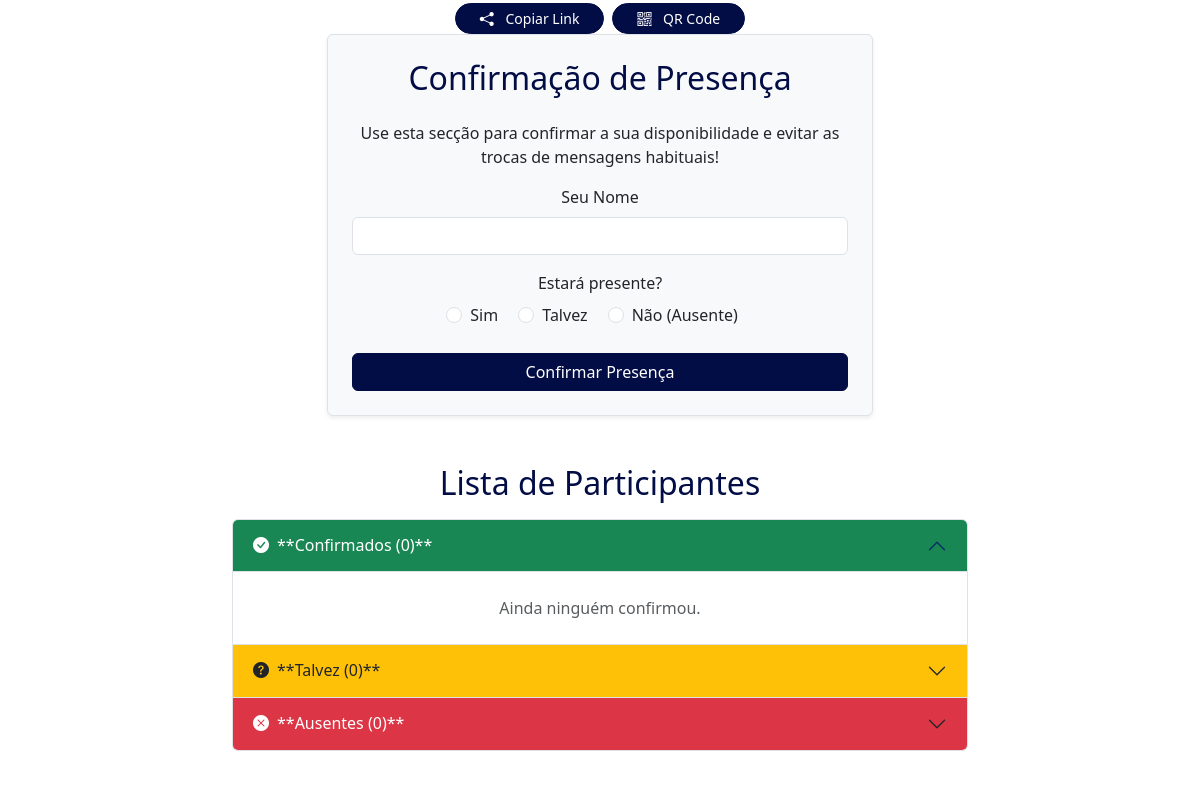
The page /detalhe-evento.php?id=2 (middle part) on the database as committed earlier.
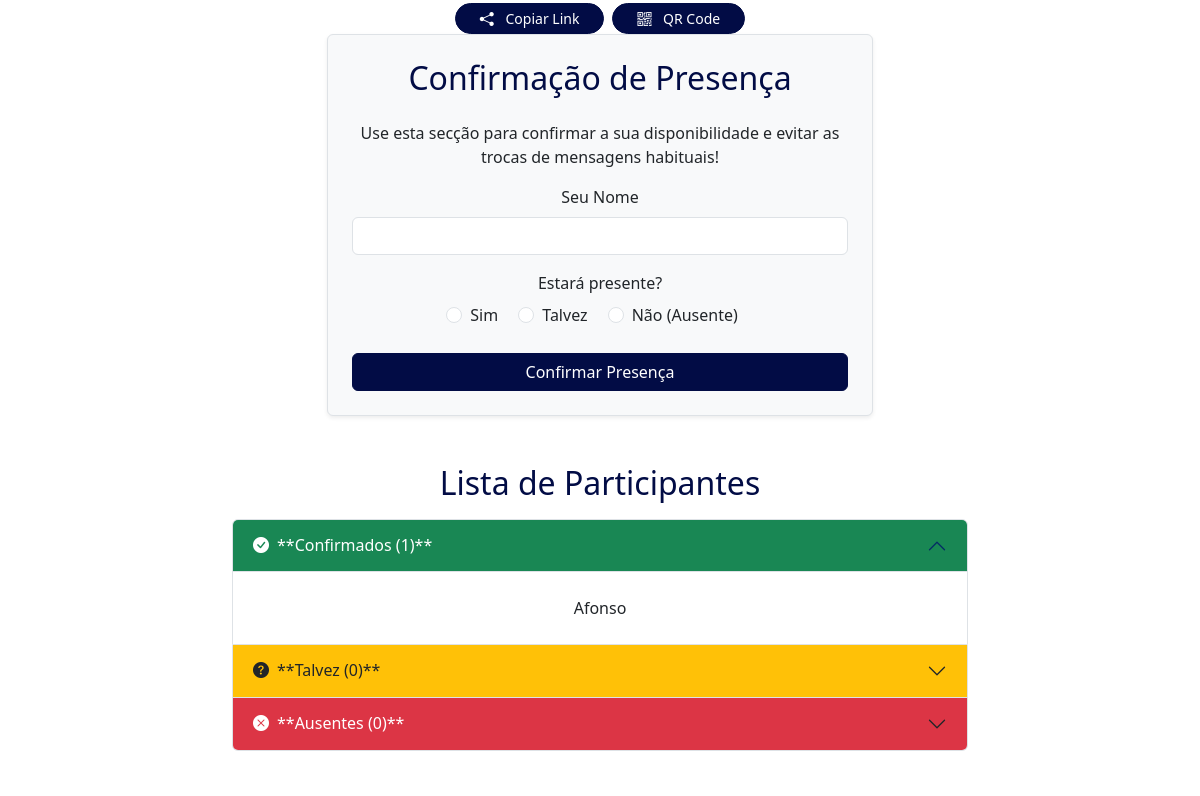
The same page on the database as committed later.
### tables this page shows
CREATE TABLE IF NOT EXISTS `participacoes` (
  `id` int NOT NULL AUTO_INCREMENT,
  `evento_id` int NOT NULL,
  `nome` varchar(100) NOT NULL,
  `status` enum('Sim','Talvez','Nao') NOT NULL,
  `created_at` timestamp NULL DEFAULT CURRENT_TIMESTAMP,
  PRIMARY KEY (`id`),
  KEY `evento_id` (`evento_id`),
  CONSTRAINT `participacoes_ibfk_1` FOREIGN KEY (`evento_id`) REFERENCES `eventos` (`id`) ON DELETE CASCADE
);

### detalhe-evento.php (the view, shortened to what this page needs)
<?php
include 'includes/connection.php';
include 'includes/header.php';
$id = $_GET['id'];
$stmt = $dbh->prepare("SELECT * FROM participacoes WHERE evento_id = ? ORDER BY created_at DESC");
$stmt->execute([$id]);
$participantes = $stmt->fetchAll(PDO::FETCH_ASSOC);
$confirmados = [];
$talvez = [];
$ausentes = [];
foreach ($participantes as $p) {
    if ($p['status'] == 'Sim') $confirmados[] = $p;
    elseif ($p['status'] == 'Talvez') $talvez[] = $p;
    elseif ($p['status'] == 'Nao') $ausentes[] = $p;
}
?>
    <main class="container my-5">
        <div class="row mb-5">
        <div class="col-12 text-center mt-4">
            <div class="mt-4 d-flex justify-content-center gap-2">
                <button onclick="copiarLink()" class="btn btn-letsgather-blue btn-sm rounded-pill px-4">
                    <i class="bi bi-share-fill me-2"></i> Copiar Link
                </button>
                <button type="button" class="btn btn-letsgather-blue btn-sm rounded-pill px-4" data-bs-toggle="modal" data-bs-target="#modalQRCode">
                    <i class="bi bi-qr-code me-2"></i> QR Code
                </button>
            </div>
        <div class="row justify-content-center">
            <div class="col-lg-6">
                <div class="p-4 border rounded shadow-sm bg-light">
                    <h2 class="text-letsgather-blue mb-4">Confirmação de Presença</h2>
                    <p>Use esta secção para confirmar a sua disponibilidade e evitar as trocas de mensagens habituais!</p>
                    <form action="trataPresenca.php" method="post">
                        <div class="mb-3">
                            <label for="f-nome" class="form-label">Seu Nome</label>
                            <input id="f-nome" name="nome" type="text" class="form-control" required>
                        </div>
                        <div class="mb-4">
                            <label class="form-label d-block">Estará presente?</label>
                            <div class="form-check form-check-inline">
                                <input class="form-check-input" type="radio" name="presenca" id="presencaSim" value="Sim" required>
                                <label class="form-check-label" for="presencaSim">Sim</label>
                            </div>
                            <div class="form-check form-check-inline">
                                <input class="form-check-input" type="radio" name="presenca" id="presencaTalvez" value="Talvez">
                                <label class="form-check-label" for="presencaTalvez">Talvez</label>
                            </div>
                            <div class="form-check form-check-inline">
                                <input class="form-check-input" type="radio" name="presenca" id="presencaNao" value="Nao">
                                <label class="form-check-label" for="presencaNao">Não (Ausente)</label>
                            </div>
                        </div>
                        <button type="submit" class="btn btn-letsgather-blue w-100">Confirmar Presença</button>
                    </form>
                </div>
            </div>
        </div>
        <div class="row justify-content-center mt-5">
            <div class="col-lg-8">
                <h2 class="text-letsgather-blue mb-3 text-center">Lista de Participantes</h2>
                <div class="accordion" id="listaParticipantes">
                    <div class="accordion-item">
                        <h2 class="accordion-header" id="headingConfirmados">
                            <button class="accordion-button bg-success text-white" type="button" data-bs-toggle="collapse" data-bs-target="#collapseConfirmados">
                                <i class="bi bi-check-circle-fill me-2"></i> **Confirmados (<?php echo count($confirmados); ?>)**
                            </button>
                        </h2>
                        <div id="collapseConfirmados" class="accordion-collapse collapse show" data-bs-parent="#listaParticipantes">
                            <div class="accordion-body">
                                <ul class="list-group list-group-flush">
                                    <?php foreach($confirmados as $p): ?>
                                        <li class="list-group-item"><?php echo htmlspecialchars($p['nome']); ?></li>
                                    <?php endforeach; ?>
                                    <?php if(empty($confirmados)) echo '<li class="list-group-item text-muted">Ainda ninguém confirmou.</li>'; ?>
                                </ul>
                            </div>
                        </div>
                    </div>
                    <div class="accordion-item">
                        <h2 class="accordion-header" id="headingTalvez">
                            <button class="accordion-button collapsed bg-warning text-dark" type="button" data-bs-toggle="collapse" data-bs-target="#collapseTalvez">
                                <i class="bi bi-question-circle-fill me-2"></i> **Talvez (<?php echo count($talvez); ?>)**
                            </button>
                        </h2>
                    </div>
                    <div class="accordion-item">
                        <h2 class="accordion-header" id="headingAusentes">
                            <button class="accordion-button collapsed bg-danger text-white" type="button" data-bs-toggle="collapse" data-bs-target="#collapseAusentes">
                                <i class="bi bi-x-circle-fill me-2"></i> **Ausentes (<?php echo count($ausentes); ?>)**
                            </button>
                        </h2>
                    </div>
                </div>
            </div>
        </div>
    </main>
<?php
include 'includes/footer.php';
?>
<?php
include 'includes/footer.php';
?>

### includes/header.php (shortened to what this page needs)
<!DOCTYPE html>
<html lang="pt-pt">
<head>
    <link rel="stylesheet" href="css/bootstrap.min.css">
    <link rel="stylesheet" href="css/bootstrap-icons.min.css">
    <link rel="stylesheet" href="css/custom.css">
</head>
<body>

### includes/footer.php (shortened to what this page needs)
</body>
</html>

### css/custom.css (style rules this page uses)
:root { --letsgather-blue: #020C45; --letsgather-yellow: #FFD700; }
.text-letsgather-blue { color: var(--letsgather-blue) !important; }
.btn-letsgather-blue { background-color: var(--letsgather-blue); border-color: var(--letsgather-blue); color: white !important; font-weight: 500; transition: all 0.3s ease; }

Rows that differ between the two databases and show on the page:
added participacoes: nome "Afonso"
Other text that changed with them:
count($confirmados): "0" → "1"
text no longer shown: "Ainda ninguém confirmou."
